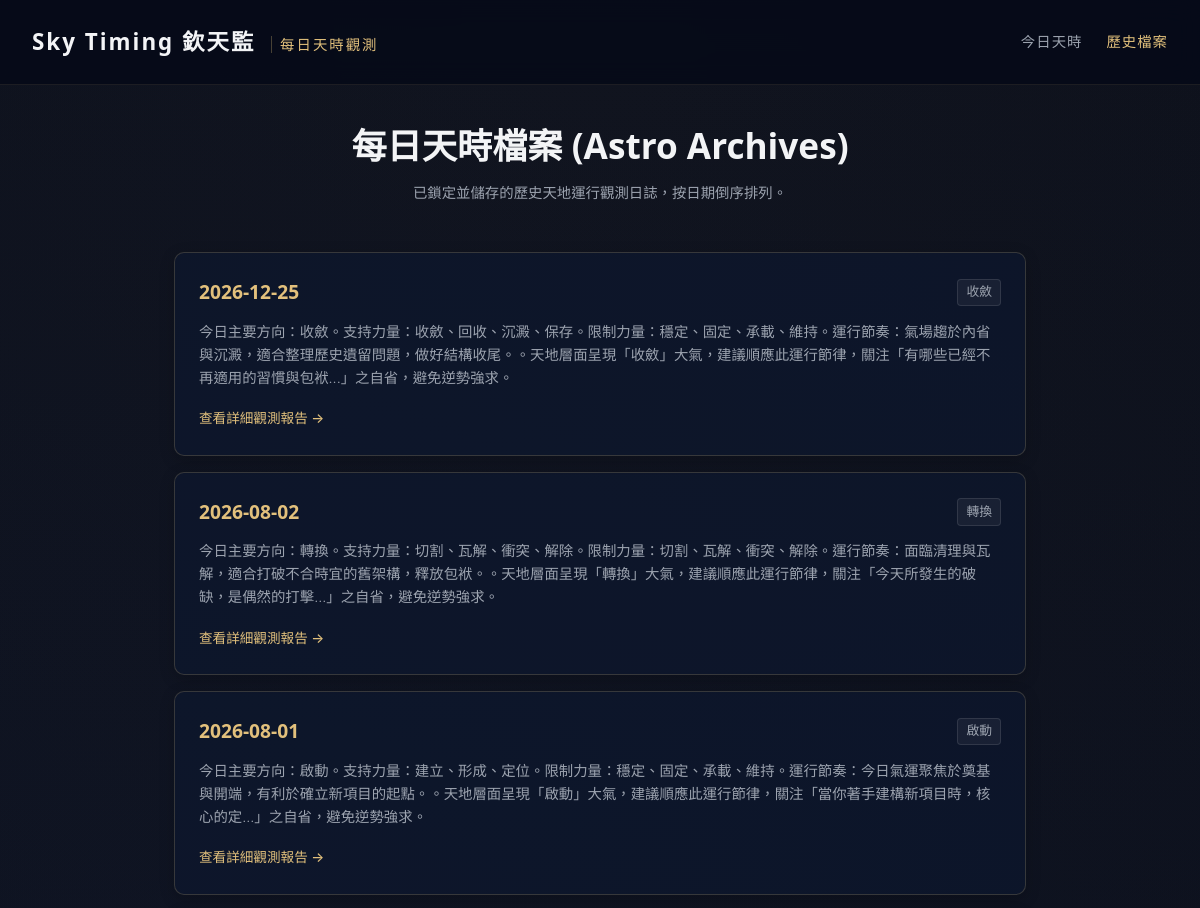
Page /archive (upper part) on the earlier database version.
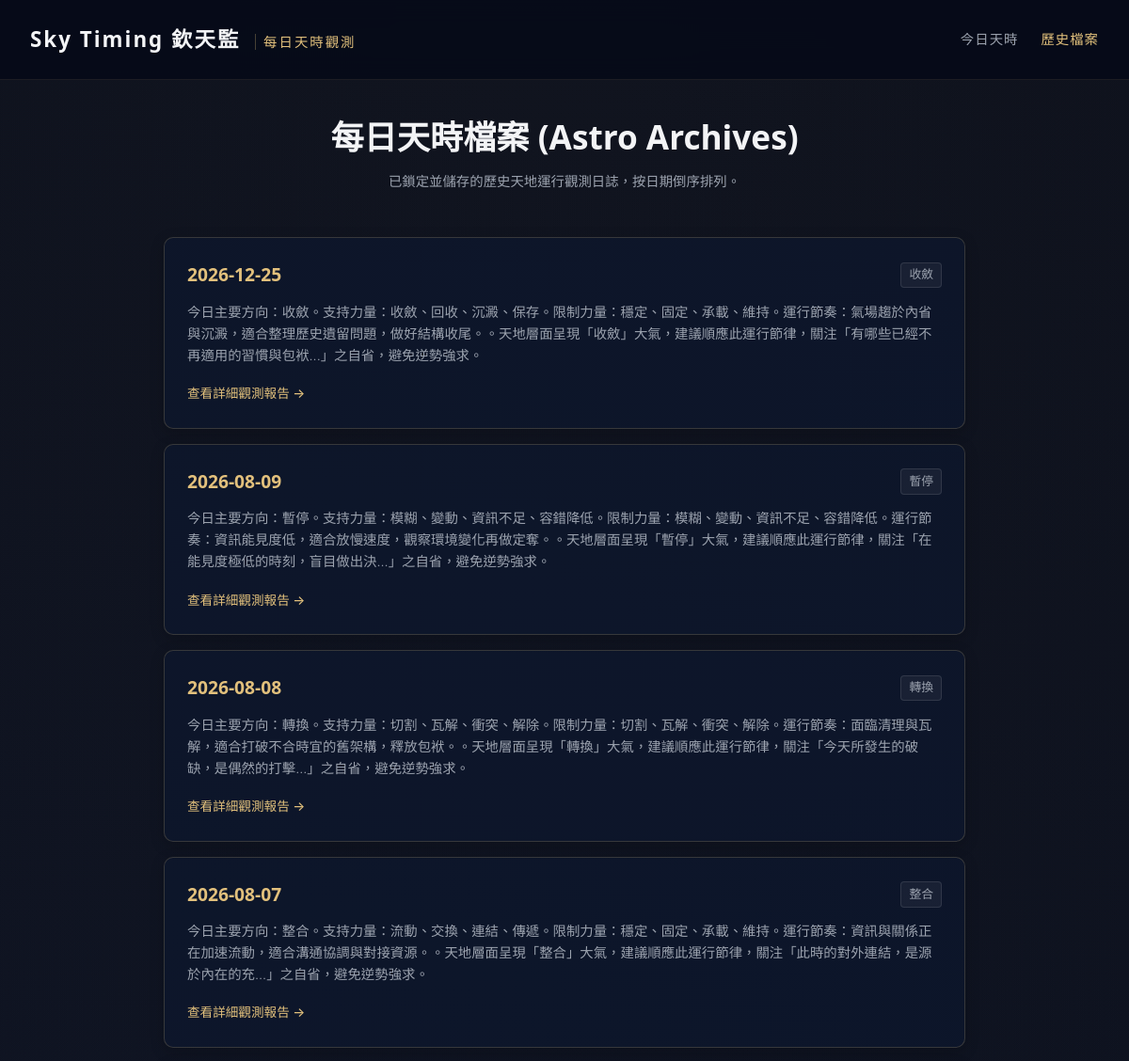
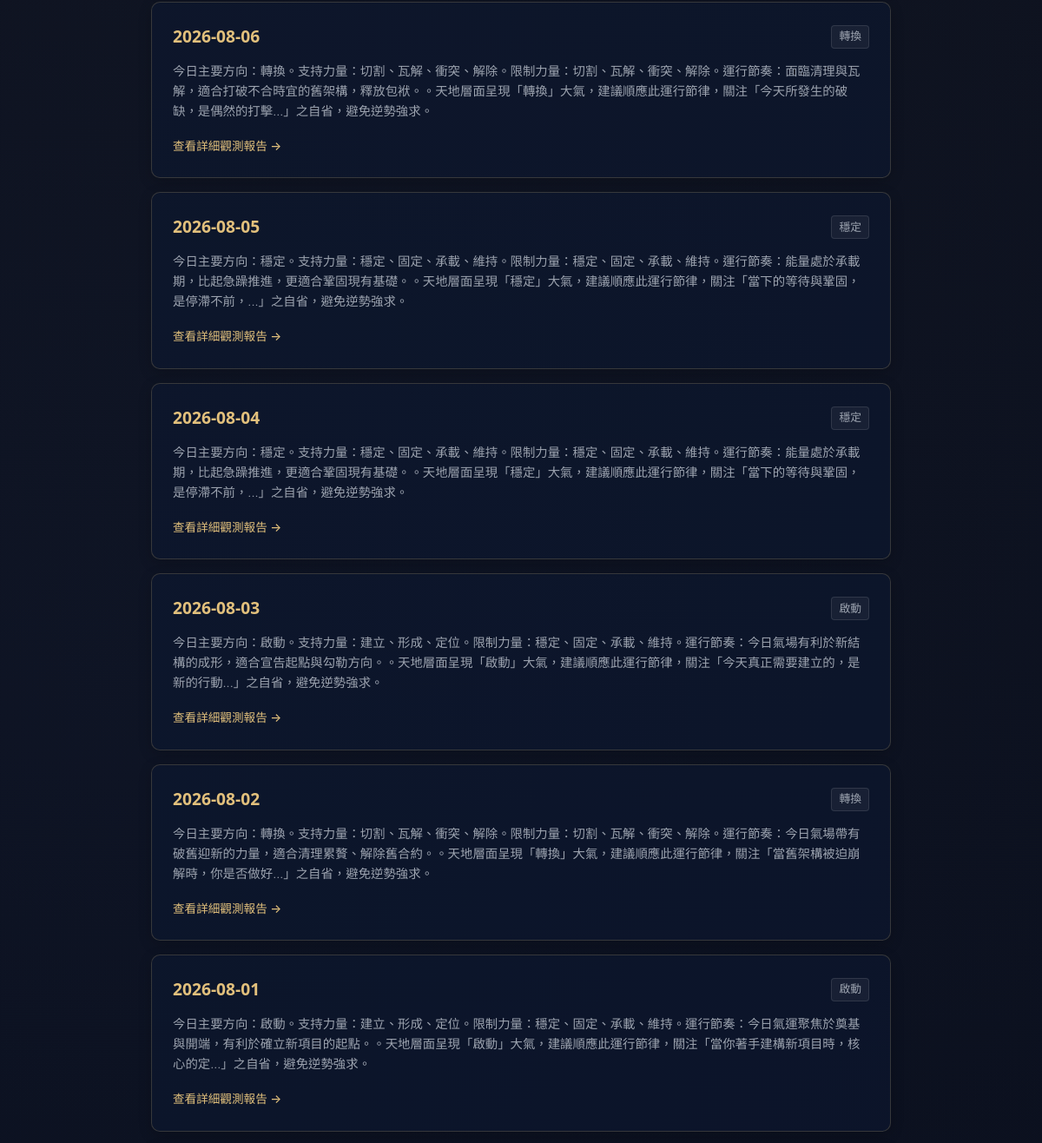
Same page on the later database version (2 pictures, top to bottom).
### tables this page shows
CREATE TABLE daily_states (
            id INTEGER PRIMARY KEY AUTOINCREMENT,
            date TEXT NOT NULL,
            timezone TEXT NOT NULL,
            city TEXT NOT NULL,
            raw_timing_data TEXT NOT NULL,
            semantic_vectors TEXT NOT NULL,
            primary_force TEXT NOT NULL,
            secondary_force TEXT NOT NULL,
            constraint_force TEXT NOT NULL,
            daily_rhythm TEXT NOT NULL,
            daily_summary TEXT NOT NULL,
            reflection_question TEXT NOT NULL,
            created_at TEXT NOT NULL,
            UNIQUE(date, timezone, city)
        );

### app.py (the view)
@app.get("/archive", response_class=HTMLResponse)
def read_archive(request: Request):
    states = get_all_daily_states()
    return templates.TemplateResponse(request=request, name="archive.html", context={"request": request, "states": states})

### templates/archive.html (shortened to what this page needs)
<!DOCTYPE html>
<html lang="zh-TW">
<head>
    <link rel="stylesheet" href="/static/style.css">
</head>
<body>
    <header class="app-header">
        <div class="logo">Sky Timing 欽天監 <span>每日天時觀測</span></div>
        <nav class="app-nav">
            <a href="/">今日天時</a>
            <a href="/archive" class="active">歷史檔案</a>
        </nav>
    </header>
    <main class="container">
        <section class="archive-header">
            <h1>每日天時檔案 (Astro Archives)</h1>
            <p class="section-desc">已鎖定並儲存的歷史天地運行觀測日誌，按日期倒序排列。</p>
        </section>
        <section class="archive-list-container">
            {% if states %}
                {% for st in states %}
                <div class="archive-item-card">
                    <div class="archive-date-row">
                        <span class="archive-date gold-text">{{ st.date }}</span>
                        <span class="archive-rhythm-badge">{{ st.daily_rhythm }}</span>
                    </div>
                    <p class="archive-summary">{{ st.daily_summary }}</p>
                    <a href="/date/{{ st.date }}" class="btn-text-gold">查看詳細觀測報告 →</a>
                </div>
                {% endfor %}
            {% else %}
                <div class="card empty-card">
                    <p>目前尚無歷史檔案記錄。請先在前台查詢或自動生成特定日期天時。</p>
                </div>
            {% endif %}
        </section>
    </main>
</body>
</html>

### static/style.css (style rules this page uses)
:root { --bg-dark: #050A18; --bg-card: rgba(13, 23, 49, 0.65); --gold: #E2C07C; --gold-hover: #D4AF37; --gold-border: rgba(226, 192, 124, 0.2); --gold-border-bright: rgba(226, 192, 124, 0.4); --text-primary: #F3F4F6; --text-secondary: #9CA3AF; --text-muted: #6B7280; --font-serif: 'STHeitiTC-Light', 'Microsoft JhengHei Light', 'PingFang TC', system-ui, -apple-system, sans-serif; --font-sans: 'STHeitiTC-Light', 'Microsoft JhengHei Light', 'PingFang TC', 'Inter', 'Outfit', system-ui, -apple-system, sans-serif; --green-accent: #34D399; --red-accent: #F87171; }
* { box-sizing: border-box; margin: 0; padding: 0; }
body { background-color: var(--bg-dark); background-image: radial-gradient(circle at 50% 0%, rgba(226, 192, 124, 0.05) 0%, transparent 70%), radial-gradient(circle at 10% 30%, rgba(13, 23, 49, 0.4) 0%, transparent 50%); color: var(--text-primary); font-family: var(--font-sans); font-weight: 300; line-height: 1.6; -webkit-font-smoothing: antialiased; padding-bottom: 2rem; }
.app-header { display: flex; justify-content: space-between; align-items: center; padding: 1.5rem 2rem; border-bottom: 1px solid rgba(226, 192, 124, 0.1); background: rgba(5, 10, 24, 0.85); backdrop-filter: blur(12px); position: sticky; top: 0; z-index: 100; }
.logo { font-family: var(--font-serif); font-size: 1.4rem; font-weight: 700; color: var(--text-primary); letter-spacing: 2px; }
.logo span { font-family: var(--font-sans); font-size: 0.9rem; font-weight: 300; color: var(--gold); margin-left: 0.5rem; border-left: 1px solid rgba(226, 192, 124, 0.3); padding-left: 0.5rem; }
.app-nav { display: flex; gap: 1.5rem; }
.app-nav a { color: var(--text-secondary); text-decoration: none; font-size: 0.9rem; letter-spacing: 1px; transition: color 0.3s; font-weight: 500; }
.app-nav a:hover, .app-nav a.active { color: var(--gold); }
.container { max-width: 900px; margin: 2rem auto; padding: 0 1.5rem; }
.gold-text { color: var(--gold); font-weight: 600; }
.section-desc { font-size: 0.9rem; color: var(--text-secondary); margin-bottom: 1.5rem; }
.archive-header { text-align: center; margin-bottom: 3rem; }
.archive-header h1 { font-family: var(--font-serif); font-size: 2.2rem; margin-bottom: 0.5rem; }
.archive-item-card { background: var(--bg-card); border: 1px solid var(--gold-border); border-radius: 10px; padding: 1.5rem; margin-bottom: 1rem; box-shadow: 0 4px 15px rgba(0, 0, 0, 0.2); transition: border-color 0.3s; }
.archive-date-row { display: flex; justify-content: space-between; align-items: center; margin-bottom: 0.75rem; }
.archive-date { font-family: var(--font-serif); font-size: 1.2rem; font-weight: 700; }
.archive-rhythm-badge { font-size: 0.8rem; background: rgba(255, 255, 255, 0.05); border: 1px solid rgba(255, 255, 255, 0.1); color: var(--text-secondary); padding: 0.15rem 0.5rem; border-radius: 4px; }
.archive-summary { font-size: 0.9rem; color: var(--text-secondary); margin-bottom: 1rem; line-height: 1.6; }
.btn-text-gold { color: var(--gold); text-decoration: none; font-size: 0.85rem; font-weight: 500; transition: color 0.3s; }

Differences in the rows shown:
removed daily_states: date "2026-08-02", daily_rhythm "轉換", daily_summary "今日主要方向：轉換。支持力量：切割、瓦解、衝突、解除。限制力量：切割、瓦解、衝突、解除。運行節奏：面臨清理與瓦解，適合打破不合時宜的舊架構，釋放包袱。。天地層面呈現「轉換」大氣，建議順應此運行節律，關注「今天所發生的破缺，是偶然的打擊...」之自省，避免逆勢強求。"
added daily_states: date "2026-08-09", daily_rhythm "暫停", daily_summary "今日主要方向：暫停。支持力量：模糊、變動、資訊不足、容錯降低。限制力量：模糊、變動、資訊不足、容錯降低。運行節奏：資訊能見度低，適合放慢速度，觀察環境變化再做定奪。。天地層面呈現「暫停」大氣，建議順應此運行節律，關注「在能見度極低的時刻，盲目做出決...」之自省，避免逆勢強求。"
added daily_states: date "2026-08-08", daily_rhythm "轉換", daily_summary "今日主要方向：轉換。支持力量：切割、瓦解、衝突、解除。限制力量：切割、瓦解、衝突、解除。運行節奏：面臨清理與瓦解，適合打破不合時宜的舊架構，釋放包袱。。天地層面呈現「轉換」大氣，建議順應此運行節律，關注「今天所發生的破缺，是偶然的打擊...」之自省，避免逆勢強求。"
added daily_states: date "2026-08-07", daily_rhythm "整合", daily_summary "今日主要方向：整合。支持力量：流動、交換、連結、傳遞。限制力量：穩定、固定、承載、維持。運行節奏：資訊與關係正在加速流動，適合溝通協調與對接資源。。天地層面呈現「整合」大氣，建議順應此運行節律，關注「此時的對外連結，是源於內在的充...」之自省，避免逆勢強求。"
added daily_states: date "2026-08-06", daily_rhythm "轉換", daily_summary "今日主要方向：轉換。支持力量：切割、瓦解、衝突、解除。限制力量：切割、瓦解、衝突、解除。運行節奏：面臨清理與瓦解，適合打破不合時宜的舊架構，釋放包袱。。天地層面呈現「轉換」大氣，建議順應此運行節律，關注「今天所發生的破缺，是偶然的打擊...」之自省，避免逆勢強求。"
added daily_states: date "2026-08-05", daily_rhythm "穩定", daily_summary "今日主要方向：穩定。支持力量：穩定、固定、承載、維持。限制力量：穩定、固定、承載、維持。運行節奏：能量處於承載期，比起急躁推進，更適合鞏固現有基礎。。天地層面呈現「穩定」大氣，建議順應此運行節律，關注「當下的等待與鞏固，是停滯不前，...」之自省，避免逆勢強求。"
added daily_states: date "2026-08-04", daily_rhythm "穩定", daily_summary "今日主要方向：穩定。支持力量：穩定、固定、承載、維持。限制力量：穩定、固定、承載、維持。運行節奏：能量處於承載期，比起急躁推進，更適合鞏固現有基礎。。天地層面呈現「穩定」大氣，建議順應此運行節律，關注「當下的等待與鞏固，是停滯不前，...」之自省，避免逆勢強求。"
added daily_states: date "2026-08-03", daily_rhythm "啟動", daily_summary "今日主要方向：啟動。支持力量：建立、形成、定位。限制力量：穩定、固定、承載、維持。運行節奏：今日氣場有利於新結構的成形，適合宣告起點與勾勒方向。。天地層面呈現「啟動」大氣，建議順應此運行節律，關注「今天真正需要建立的，是新的行動...」之自省，避免逆勢強求。"
added daily_states: date "2026-08-02", daily_rhythm "轉換", daily_summary "今日主要方向：轉換。支持力量：切割、瓦解、衝突、解除。限制力量：切割、瓦解、衝突、解除。運行節奏：今日氣場帶有破舊迎新的力量，適合清理累贅、解除舊合約。。天地層面呈現「轉換」大氣，建議順應此運行節律，關注「當舊架構被迫崩解時，你是否做好...」之自省，避免逆勢強求。"
